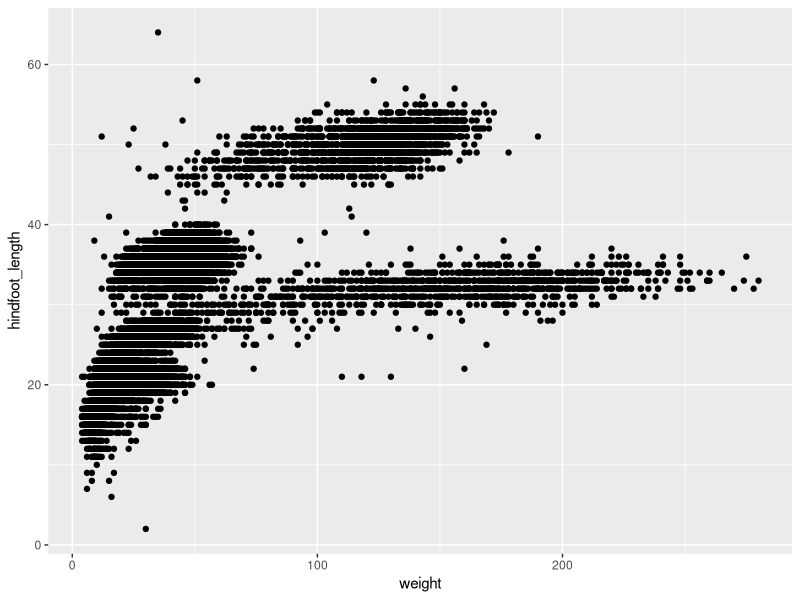
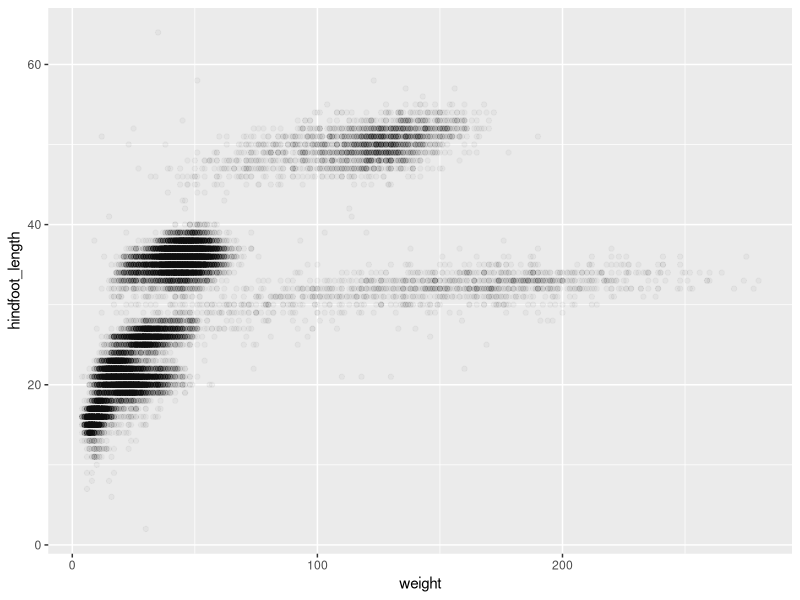
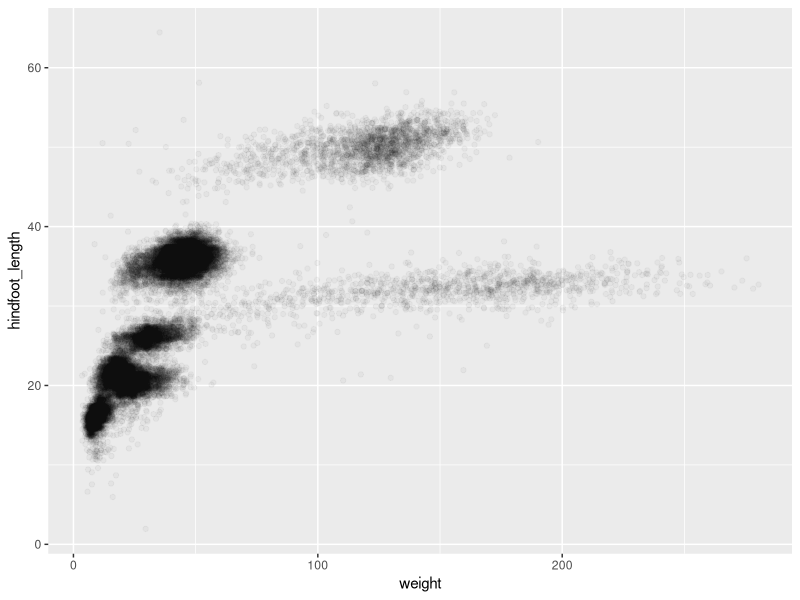
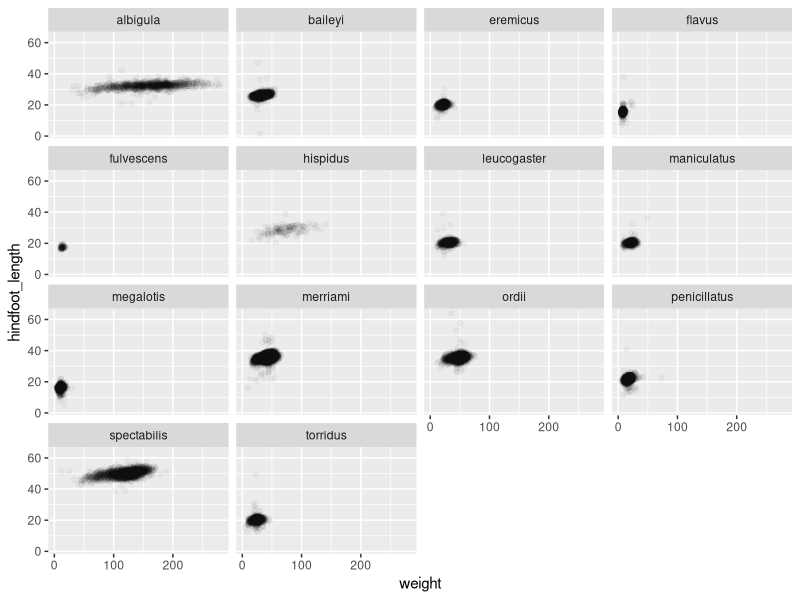
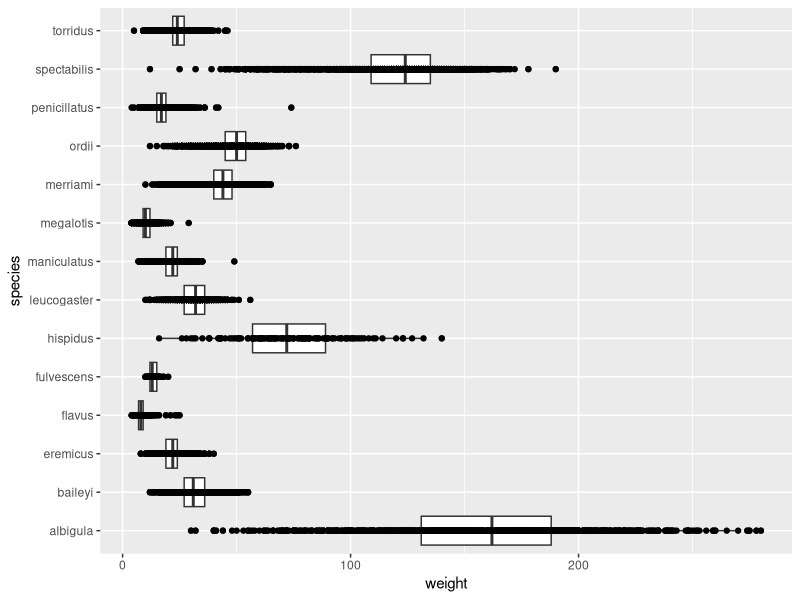
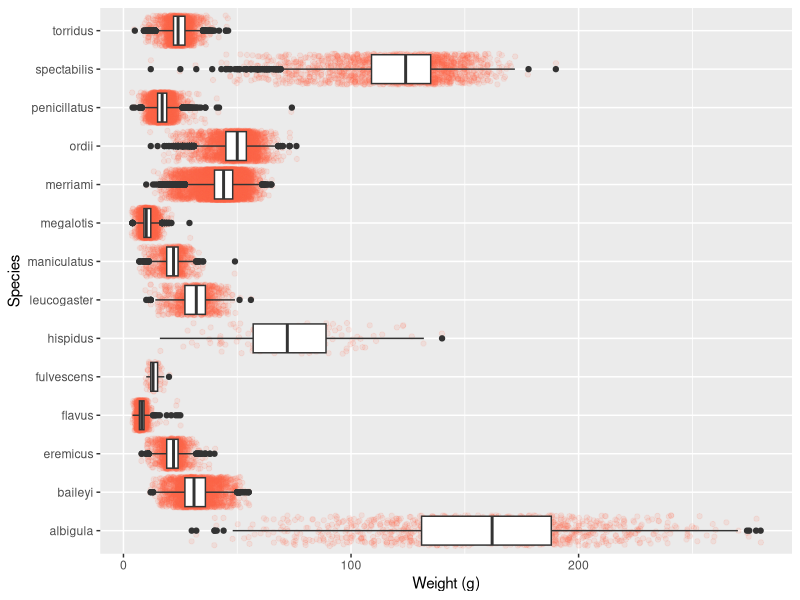
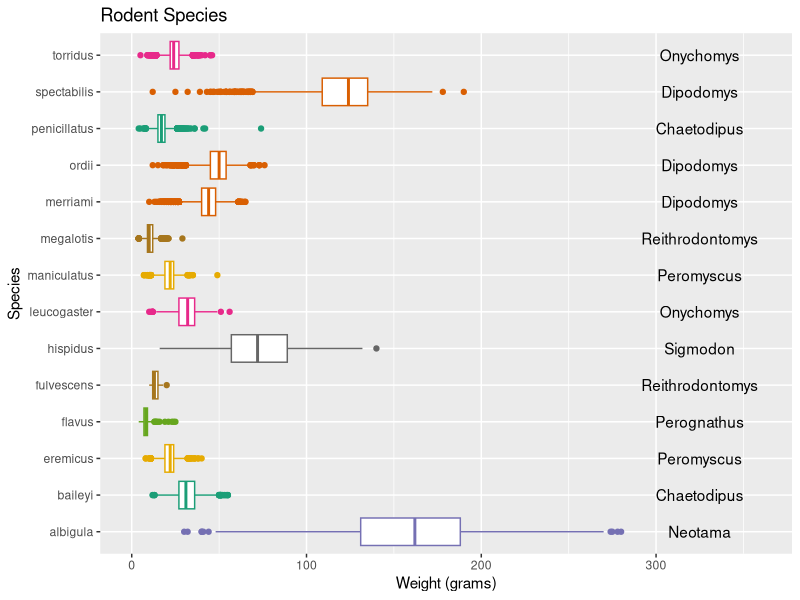
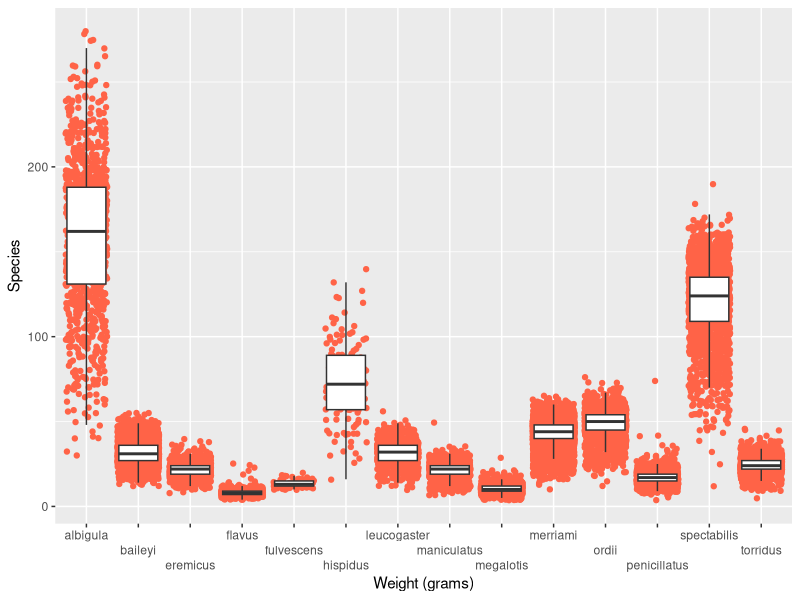

Here is the R script that generated these plots, in order:
## ---- chunk 1
#| warning: false
#| include: false
library(tidyverse)
library(here)
library(RColorBrewer)
## ---- chunk 2
#| warning: false
# Code for question 1! 
surveys <- read_csv(here::here("supporting_artifacts", "Lab 2", "surveys.csv"), 
                    show_col_types = FALSE)

## ---- chunk 3
dim(surveys)
## ---- chunk 4
str(surveys)
## ---- chunk 5
# Code for question 4! 
ggplot(data = surveys, 
       mapping = aes(x = weight, y = hindfoot_length)) + 
  geom_point()

## ---- chunk 6
#Code for question 5!

ggplot(data = surveys, 
       mapping = aes(x = weight,
                     y = hindfoot_length)) + 
  geom_point(alpha = 0.035)


## ---- chunk 7
# Code for question 6! 
ggplot(data = surveys, 
       mapping = aes(x = weight, 
                     y = hindfoot_length)) +
  geom_jitter(
    alpha = 0.035,
    width = 0.5,
    height = 0.5
  ) 
## ---- chunk 8
# Code for question 7
ggplot(data = surveys, 
       mapping = aes(x = weight, y = hindfoot_length)) +
  geom_jitter(
    alpha = 0.035,
    width = 0.5,
    height = 0.5) +
  facet_wrap(~ species)
## ---- chunk 9
# Code for question 8 (and 9)!
ggplot(data = surveys, 
       mapping = aes(x = weight, y = species)) +
  geom_boxplot() +
  geom_point()
## ---- chunk 10
ggplot(data = surveys, 
  mapping = aes(x = weight, y = species)) +
  geom_jitter(color = "tomato", alpha = 0.1) +
  geom_boxplot(outlier.alpha = 1) +
  labs(x = "Weight (g)", y = "Species") +
  theme(legend.position = "none")
## ---- chunk 11
# Code for question 10! 
ggplot(data = surveys, 
       mapping = aes(x = weight, y = species, color = genus)) +
  labs(x = "Weight (grams)", y = "Species", title = "Rodent Species") +
  scale_color_manual(values = brewer.pal(n = 8, name = "Dark2")) +
  geom_boxplot(outlier.alpha = 1) +
  theme(legend.position = "none") +
  coord_cartesian(xlim = c(0, 360)) +
  annotate("text", y = 1, x = 325, label = "Neotama") +
  annotate("text", y = 2, x = 325, label = "Chaetodipus") +
  annotate("text", y = 3, x = 325, label = "Peromyscus") +
  annotate("text", y = 4, x = 325, label = "Perognathus") +
  annotate("text", y = 5, x = 325, label = "Reithrodontomys") +
  annotate("text", y = 6, x = 325, label = "Sigmodon") +
  annotate("text", y = 7, x = 325, label = "Onychomys") +
  annotate("text", y = 8, x = 325, label = "Peromyscus") +
  annotate("text", y = 9, x = 325, label = "Reithrodontomys") +
  annotate("text", y = 10, x = 325, label = "Dipodomys") +
  annotate("text", y = 11, x = 325, label = "Dipodomys") +
  annotate("text", y = 12, x = 325, label = "Chaetodipus") +
  annotate("text", y = 13, x = 325, label = "Dipodomys") +
  annotate("text", y = 14, x = 325, label = "Onychomys") 
## ---- chunk 12
# Code for question 11! 
ggplot(data = surveys, 
       mapping = aes(x = species, y = weight)) +
  labs(x = "Weight (grams)", y = "Species") +
  geom_jitter(color = "tomato") +
  geom_boxplot(outlier.alpha = 0) +
  scale_x_discrete(guide = guide_axis(n.dodge = 3))

